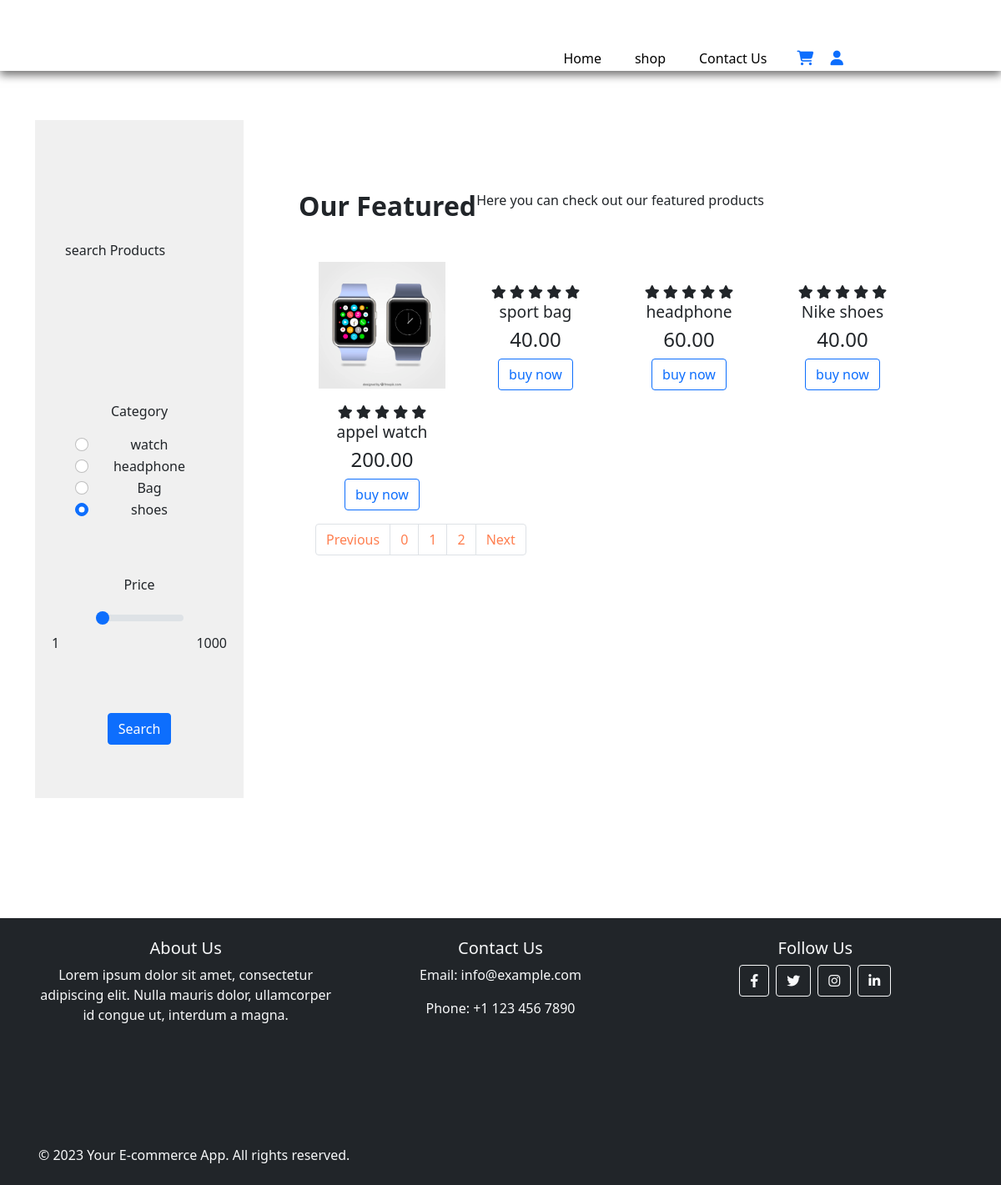
The page /shop.php on the database its author committed.
### tables this page shows
CREATE TABLE IF NOT EXISTS `products` (
  `product_id` int NOT NULL AUTO_INCREMENT,
  `product_name` varchar(100) NOT NULL,
  `product_category` varchar(100) NOT NULL,
  `product_description` varchar(255) NOT NULL,
  `product_image` varchar(255) NOT NULL,
  `product_image2` varchar(255) NOT NULL,
  `product_image3` varchar(255) NOT NULL,
  `product_image4` varchar(255) NOT NULL,
  `product_price` decimal(6,2) NOT NULL,
  `product_special_offer` int NOT NULL,
  `product_color` varchar(100) NOT NULL,
  PRIMARY KEY (`product_id`)
);

### shop.php (the view, shortened to what this page needs)
<?php
include('server/connection.php');
if(isset($_POST['search'])){
  $category = $_POST['category'];
  $price = $_POST['price'];
  $stmt = $con->prepare("SELECT * FROM products WHERE product_category=? AND product_price<=?");
  $stmt->bind_param("si", $category, $price);
  $stmt->execute();
  $products = $stmt->get_result();
} else {
  $stmt = $con->prepare("SELECT * FROM products");
  $stmt->execute();
  $products = $stmt->get_result();
}
?>
<?php   include("layouts/header.php");      ?>
  <div class="container">
  <div class="row">
<section id="search" class="my-5 py-5 ms-2">
<div class="container mt-5 py-5">
  <p>search Products</p>
</div>
<form action="shop.php" method="POST">
  <div class="row mx-auto container">
   <div class="col-lg-12 col-md-12 col-sm-12">
     <p>Category</p>
     <div class="form-check">
      <input class="form-check-input"  value="blue apple watch"type="radio" name="category" id="category_one">
      <label class="form-check-label" for="flexRadioDefault1">
      watch
      </label>
     </div>
     <div class="form-check">
      <input class="form-check-input" value="Headphone wirless"type="radio" name="category" id="category_one">
      <label class="form-check-label" for="flexRadioDefault1">
      headphone
      </label>
     </div>
     <div class="form-check">
      <input class="form-check-input" value="sport bag"type="radio" name="category" id="category_one" checked>
      <label class="form-check-label" for="flexRadioDefault2">
      Bag
      </label>
     </div>
     <div class="form-check">
      <input class="form-check-input" value="Nikes shoes" type="radio" name="category" id="category_one" checked>
      <label class="form-check-label" for="flexRadioDefault2">
      shoes
      </label>
     </div>
   </div>
  </div>
  <div class="my-5 pb-5">
    <div class="col-lg-12 col-md-12 col-sm-12">
      <p>Price</p>
      <input type="range" class="form-range w-50" name="price" value="10" min="1"  max="1000" id="customRange2">
      <div class="w-100">
        <span style="float:left">1</span>
        <span style="float:right">1000</span>
      </div>
    </div>
  </div>
  <div class="form-group my-3 mx-3">
    <input type="submit" name="search" value="Search" class="btn btn-primary">
  </div>
</form>
</section>
      <section id="shop" class="my-5 pb-5">
      <div class="container text-center mt-5 py-3">
          <h3>Our Featured</h3>
          <p>Here you can check out our featured products</p>
        </div>
        <div class="row mx-auto container-fluid">
        <?php  while($row= $products->fetch_assoc()){            ?>
            <div class="product text-center col-lg-3 col-md-4 col-sm-12">
              <img class="img-fluid mb-3" src="assets/images/<?php echo $row['product_image'];   ?>" alt="">
              <div class="star">
                <i class="fa-solid fa-star"></i>
                <i class="fa-solid fa-star"></i>
                <i class="fa-solid fa-star"></i>
                <i class="fa-solid fa-star"></i>
                <i class="fa-solid fa-star"></i>
              </div>
              <h5 class="p-name"><?php echo $row['product_name'];  ?></h5>
              <h4 class="p-price"><?php echo $row['product_price'];  ?></h4>
             <a class="btn btn-outline-primary" href="<?php echo "single_product.php?product_id=".$row['product_id'] ?>">buy now</a>
            </div>
        <?php } ?>
           <nav aria-label="Page navigation example">
            <ul class="pagination nt-5">
               <li class="page-item"><a class="page-link" href="#">Previous</a></li>
               <li class="page-item"><a class="page-link" href="#">0</a></li>
               <li class="page-item"><a class="page-link" href="#">1</a></li>
               <li class="page-item"><a class="page-link" href="#">2</a></li>
               <li class="page-item"><a class="page-link" href="#">Next</a></li>
            </ul>
           </nav>
          </div>
      </section>
    </div>
    </div>
    <?php   include("layouts/footer.php");      ?>

### assets/css/style.css (style rules this page uses)
* { padding: 0; margin: 0; box-sizing: border-box; }
body { font-family: 'Poppins' sans-serif; }
h3 { font-size:1.5rem; font-weight: 800; }
h4 { font-size:1.3rem; font-weight: 600; }
h4 { font-size:1.1rem; font-weight: 400; }
.container { text-align: center; margin-top: 5rem; padding: 1rem; }
h3 { font-size: 2rem; margin-bottom: 1rem; }
.container-fluid { display: flex; justify-content: center; align-items: flex-start; flex-wrap: wrap; }
.product { flex: 0 0 25%; padding: 1rem; text-align: center; }
.product img { width: 100%; max-height: 200px; object-fit: cover; margin-bottom: 1rem; }
.p-name { font-size: 1.2rem; margin-bottom: 0.5rem; }
.p-price { font-size: 1.5rem; margin-bottom: 0.5rem; }
.product img { width: 100%; height: auto; box-sizing: border-box; object-fit: cover; }
.pagination a { color: coral; }
.container { display: flex; }
#search { width: 250px; background-color: #f0f0f0; padding: 20px; margin-right: 10px; }
#shop { flex: 1; padding: 20px; margin: 20px; }

### rows shown on the page
products: product_image (picture), product_name "appel watch", product_price "200.00"
products: product_name "sport bag", product_price "40.00"
products: product_name "headphone", product_price "60.00"
products: product_name "Nike shoes", product_price "40.00"
